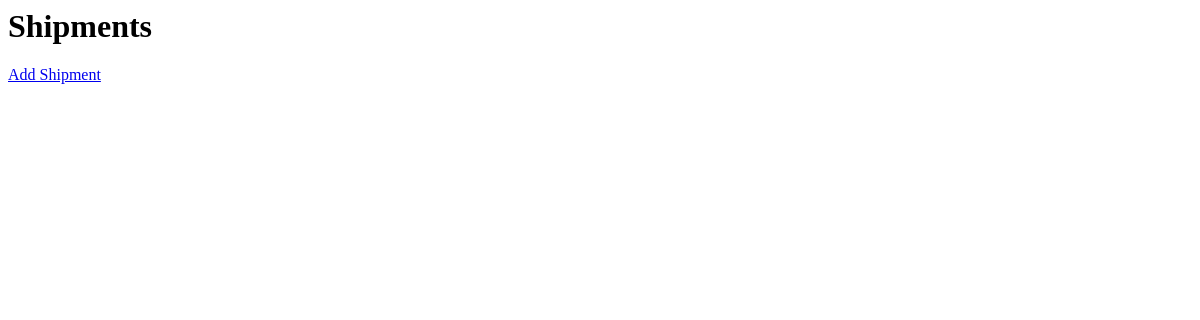
Page /shipments/ on the earlier database version.
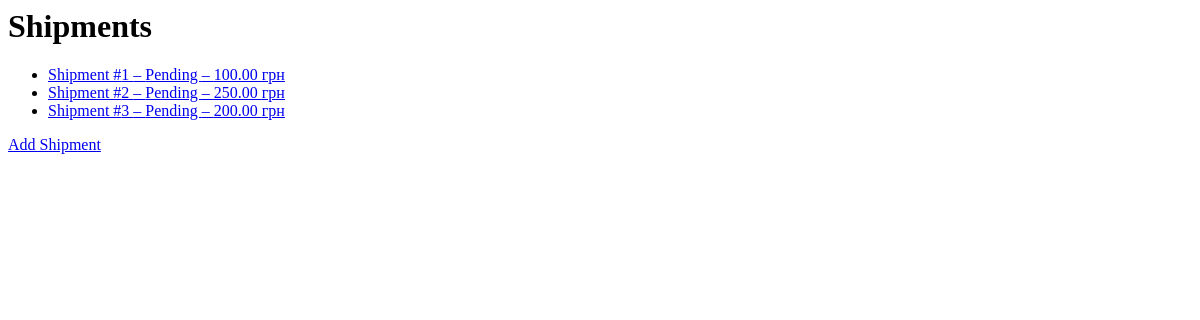
Same page on the later database version.
### mainapp/models.py (models this page shows, shortened)
class Shipments(models.Model):
    client = models.ForeignKey('Clients', on_delete=models.CASCADE, db_column='client_id')
    from_office = models.ForeignKey('Offices', on_delete=models.CASCADE, db_column='from_office_id',
                                    related_name='from_shipments')
    to_office = models.ForeignKey('Offices', on_delete=models.CASCADE, db_column='to_office_id',
                                  related_name='to_shipments')
    price = models.DecimalField(max_digits=10, decimal_places=2)
    status = models.CharField(max_length=50, default='Pending')
    when_created = models.DateTimeField(auto_now_add=True)
    class Meta:
        db_table = 'Shipments'

### web/views.py (the view)
# urls.py: path('shipments/', views.shipments_list, name="shipments_list"),
def shipments_list(request):
    shipments = Shipments.objects.all()
    return render(request, "web/shipments_list.html", {"shipments": shipments})

### web/templates/web/shipments_list.html
<h1>Shipments</h1>
<ul>
{% for s in shipments %}
    <li>
        <a href="{% url 'shipment_detail' s.id %}">
            Shipment #{{ s.id }} – {{ s.status }} – {{ s.price }} грн
        </a>
    </li>
{% endfor %}
</ul>
<a href="{% url 'shipment_create' %}">Add Shipment</a>

Differences in the rows shown:
added Shipments: id "1", status "Pending", price "100.00"
added Shipments: id "2", status "Pending", price "250.00"
added Shipments: id "3", status "Pending", price "200.00"
